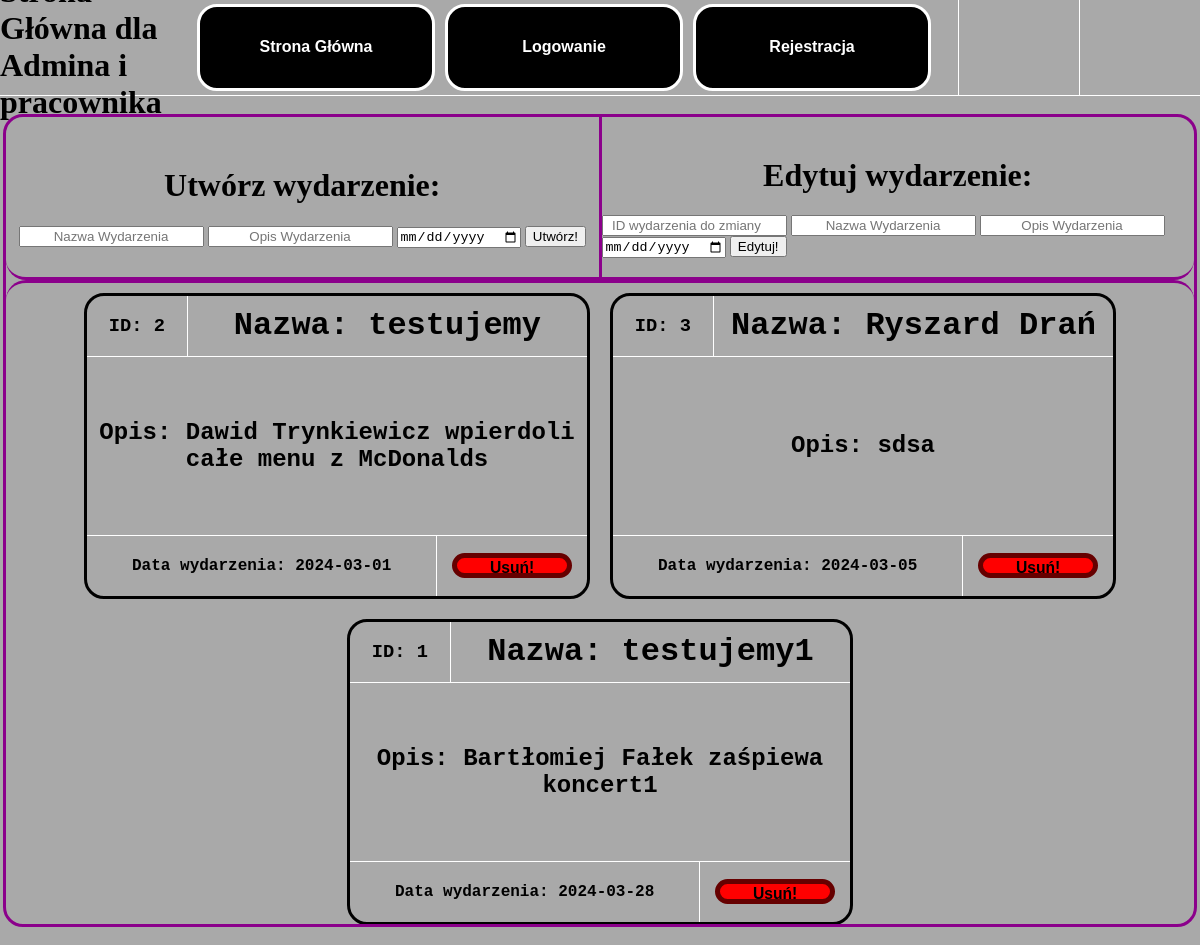
Page /indexadminiuzytkownik.php on the earlier database version.
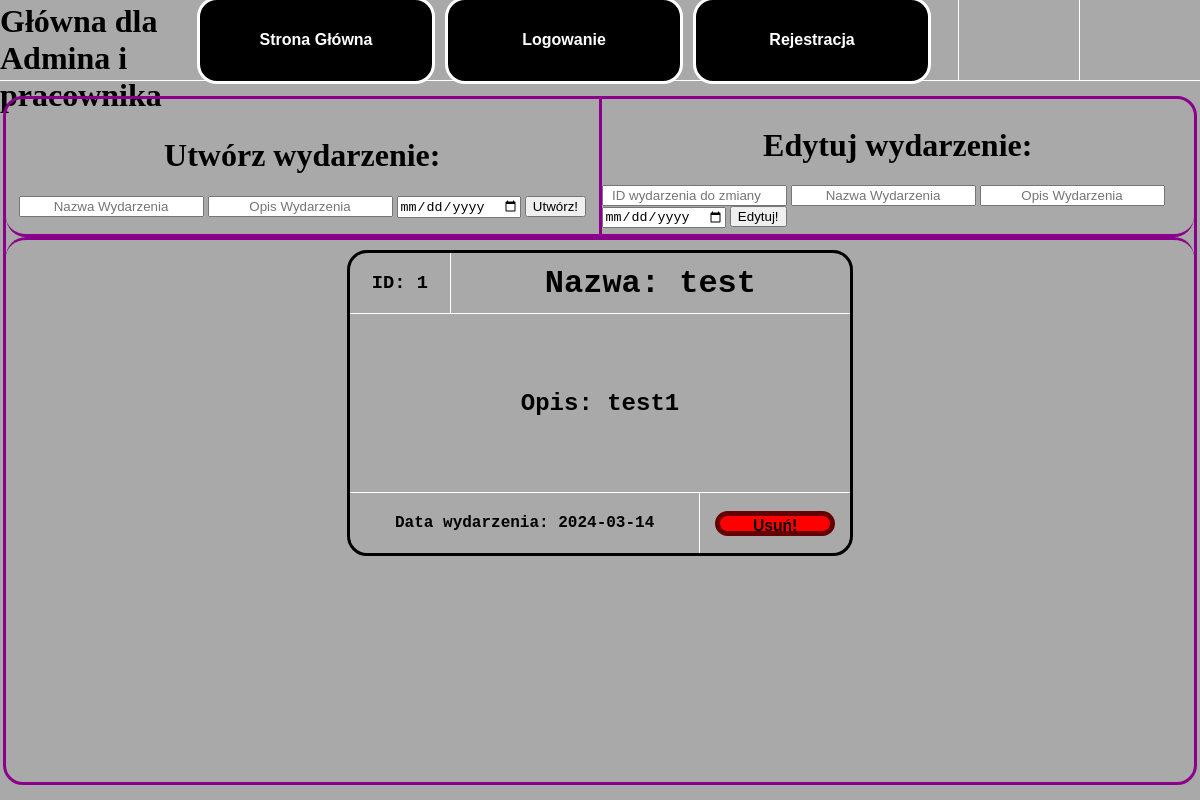
Same page on the later database version.
### tables this page shows
CREATE TABLE `wydarzenia` (
  `ID` int(11) NOT NULL,
  `nazwa_wyd` text NOT NULL,
  `opis_wyd` text NOT NULL,
  `data_wyd` date NOT NULL
);

### indexadminiuzytkownik.php (the view, shortened to what this page needs)
<!DOCTYPE html>
<html lang="en">
<head>
    <link rel="stylesheet" href="style.css">
</head>
<body>
    <div id="ogol">
        <div id="menu">
            <div id="menlewolewo">
                <h1>Strona Główna dla Admina i pracownika</h1>
            </div>
            <div id="menlewo">
                <?php
                include 'menuadmin.php';
                ?>
            </div>
            <div id="menprawo">
            </div>
            <div id="menprawoprawo">
            </div>
        </div>
        <div id="tresc">
            <div id="trescogol">
                <div id="trescogolgora">
                    <div id="trescogolgoralewo">
                        <h1>Utwórz wydarzenie: </h1>
                        <form action="" method="POST">
                            <input type="text" name="tytul" placeholder="Nazwa Wydarzenia" style="text-align: center;">
                            <input type="text" name="opis" placeholder="Opis Wydarzenia" style="text-align: center;">
                            <input type="date" name="data" placeholder="Data Wydarzenia">
                            <input type="submit" name="wyss" value="Utwórz!">
                        </form>
                    </div>
                    <div id="trescogolgoraprawo">
                        <h1>Edytuj wydarzenie: </h1>
                        <form action="" method="POST">
                            <input type="number" name="idwyd" placeholder="ID wydarzenia do zmiany" style="text-align: center;">
                            <input type="text" name="tytul1" placeholder="Nazwa Wydarzenia" style="text-align: center;">
                            <input type="text" name="opis1" placeholder="Opis Wydarzenia" style="text-align: center;">
                            <input type="date" name="data1" placeholder="Data Wydarzenia">
                            <input type="submit" name="wyss1" value="Edytuj!">
                        </form>
                    </div>
                </div>
                <div id="trescogoldol">
                    <?php
                    $host = "localhost";
                    $dbuser = "root";
                    $dbpassword = "";
                    $dbname = "Aaawlasny_projekt_BS";
                    $conn = mysqli_connect($host, $dbuser, $dbpassword, $dbname);
                    $sql = "SELECT `ID`, `nazwa_wyd`, `opis_wyd`, `data_wyd` FROM `wydarzenia`ORDER BY `data_wyd` ASC";
                    $result = $conn->query($sql);
                    if ($result->num_rows > 0) {
                        while ($row = $result->fetch_assoc()) {
                            echo "<div id = 'wydarzenie'>";
                            echo "<div id = 'divgora'>";
                            echo "<div id = 'divgoralewo'>";
                            echo "<h3>" . "ID: " .  $row['ID'] . "</h3>";
                            echo "</div>";
                            echo "<div id = 'divgoraprawo'>";
                            echo "<h1>" . "Nazwa: " .  $row['nazwa_wyd'] . "</h1>";
                            echo "</div>";
                            echo "</div>";
                            echo "<div id = 'divsrodek'>";
                            echo "<h2>" . "Opis: " . $row['opis_wyd'] . "</h2>";
                            echo "</div>";
                            echo "<div id = 'divdol'>";
                            echo "<div id = 'divdollewo'>";
                            echo "<h4>" . "Data wydarzenia: " . $row['data_wyd'] . "</h4>";
                            echo "</div>";
                            echo "<div id = 'divdolprawo'>";
                            echo "<form method='POST' action=''>";
                            echo "<input type='submit' name='usun' id='usunbutton' value='Usuń!'>";
                            echo "</form>";
                            echo "</div>";
                            echo "</div>";
                            echo "</div>";
                        }
                    } else {
                        echo "";
                    }
                    ?>
                </div>
            </div>
        </div>
    </div>
</body>
</html>

### menuadmin.php
<ul class="button-list">
    <li><a href="./indexadminiuzytkownik.php" class="button">Strona Główna</a></li>
    <?php
    if ($_SESSION['zalogowany'] == false) {
        echo "<li> <a href='./logowanie.php' class='button'>Logowanie</a></li>";
    } else {
        echo "<li> <a href='./wylog.php' id='button1'>Wyloguj</a></li>";
    }
    ?>
    <li><a href="./rejestracja.php" class="button">Rejestracja</a></li>
</ul>

### style.css (style rules this page uses)
body { background-color: darkgray; color: black; margin: 0px; overflow: hidden; }
#ogol { display: flex; flex-direction: column; width: 100%; height: 100vh; }
#menu { display: flex; flex-direction: row; width: 100%; height: 10%; border-bottom: 0.5px solid white; }
#menlewolewo { display: flex; flex-direction: row; align-items: center; justify-content: center; width: 15%; height: 100%; }
#menlewo { display: flex; flex-direction: row; align-items: center; justify-content: center; width: 65%; height: 100%; }
#menprawo { display: flex; align-items: center; justify-content: center; flex-direction: row; font-family: Arial, Helvetica, sans-serif; font-weight: bold; font-size: 16px; border-left: 0.5px solid white; width: 10%; height: 100%; }
#menprawoprawo { display: flex; align-items: center; justify-content: center; flex-direction: row; border-left: 0.5px solid white; width: 10%; height: 100%; }
#tresc { display: flex; align-items: center; justify-content: center; flex-direction: column; width: 100%; height: 90%; }
#trescogol { display: flex; align-items: center; justify-content: center; flex-direction: column; border: solid darkmagenta 3px; border-radius: 20px; width: 99%; height: 95%; }
#trescogolgora { display: flex; align-items: center; justify-content: center; flex-direction: row; border-bottom: solid darkmagenta 3px; border-radius: 20px; width: 100%; height: 20%; }
#trescogolgoralewo { display: flex; align-items: center; justify-content: center; flex-direction: column; border-right: solid darkmagenta 3px; width: 50%; height: 100%; }
#trescogolgoraprawo { display: flex; align-items: center; justify-content: center; flex-direction: column; width: 50%; height: 100%; }
#trescogoldol { display: flex; align-items: baseline; justify-content: center; flex-direction: row; flex-wrap: wrap; overflow-y: auto; border-top: solid darkmagenta 3px; border-radius: 20px; width: 100%; height: 80%; }
#wydarzenie { display: flex; align-items: center; justify-content: center; flex-direction: column; margin: 10px; border: solid black 3px; font-family: "Lucida Console", "Courier New", monospace; text-align: center; border-radius: 20px; width: 500px; height: 300px; }
#divgora { display: flex; align-items: center; justify-content: center; flex-direction: row; border-bottom: solid white 0.5px; width: 100%; height: 20%; }
#divgoralewo { display: flex; align-items: center; justify-content: center; border-right: solid white 0.5px; width: 20%; height: 100%; }
#divgoraprawo { display: flex; align-items: center; justify-content: center; width: 80%; height: 100%; }
#divsrodek { display: flex; align-items: center; justify-content: center; flex-direction: row; flex-wrap: wrap; overflow: auto; border-bottom: solid white 0.5px; width: 100%; height: 60%; }
#divdol { display: flex; align-items: center; justify-content: center; flex-direction: row; width: 100%; height: 20%; }
#divdollewo { display: flex; align-items: center; justify-content: center; border-right: solid white 0.5px; width: 70%; height: 100%; }
#divdolprawo { display: flex; align-items: center; justify-content: center; width: 30%; height: 100%; }
#usunbutton { background-color: rgb(255, 0, 0); border: solid rgb(102, 0, 0) 5px; border-radius: 20px; transition: 0.3s ease; text-align: center; font-family: Arial, Helvetica, sans-serif; font-weight: bold; font-size: 98%; color: black; width: 120px; height: 25px; }
.button-list { display: flex; align-items: center; justify-content: center; list-style-type: none; padding: 0; }
.button-list a { display: flex; align-items: center; justify-content: center; padding: 8px 16px; margin-right: 10px; background-color: black; color: white; text-decoration: none; border-radius: 20px; border: 3px solid white; transition: 0.3s; font-family: Arial, Helvetica, sans-serif; font-weight: bold; font-size: 16px; height: 65px; width: 200px; }

Differences in the rows shown:
removed wydarzenia: ID "2", nazwa_wyd "testujemy", opis_wyd "Dawid Trynkiewicz wpierdoli całe menu z McDonalds", data_wyd "2024-03-01"
removed wydarzenia: ID "3", nazwa_wyd "Ryszard Drań", opis_wyd "sdsa", data_wyd "2024-03-05"
changed wydarzenia id 1: nazwa_wyd "testujemy1" → "test"; opis_wyd "Bartłomiej Fałek zaśpiewa koncert1" → "test1"; data_wyd "2024-03-28" → "2024-03-14"
